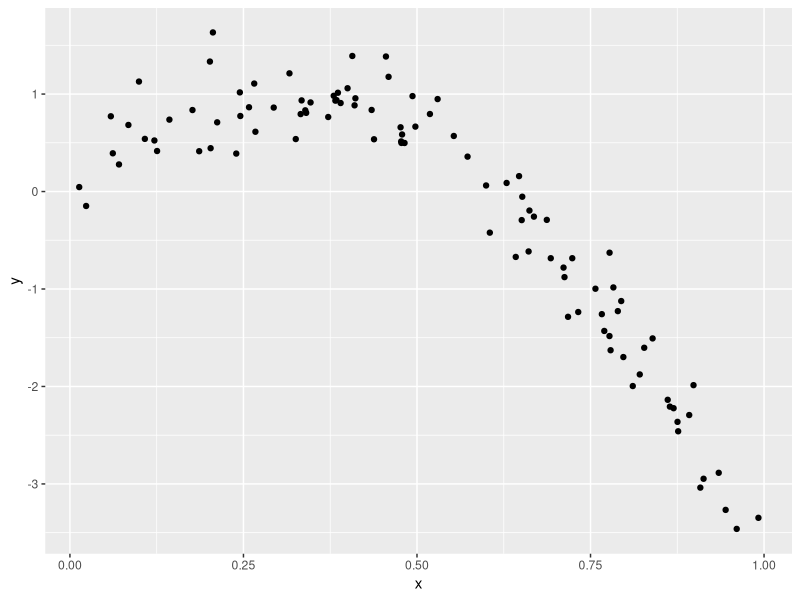
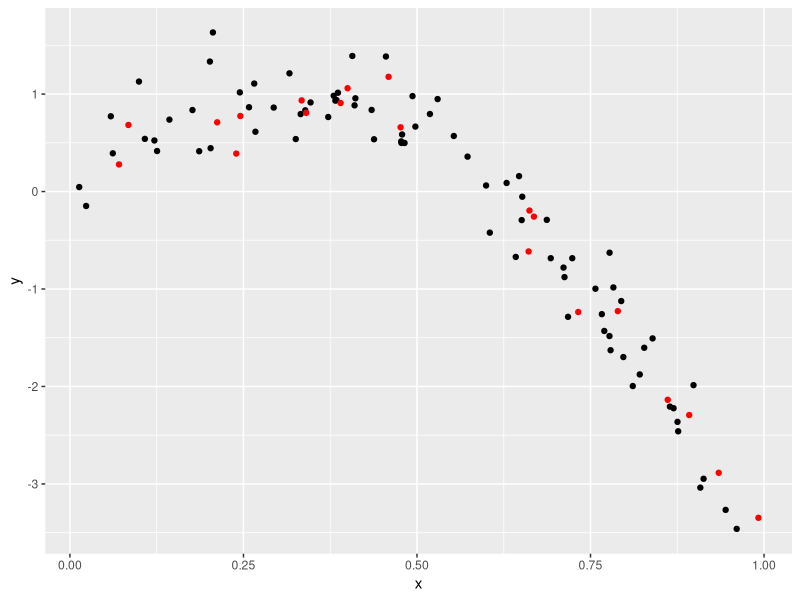
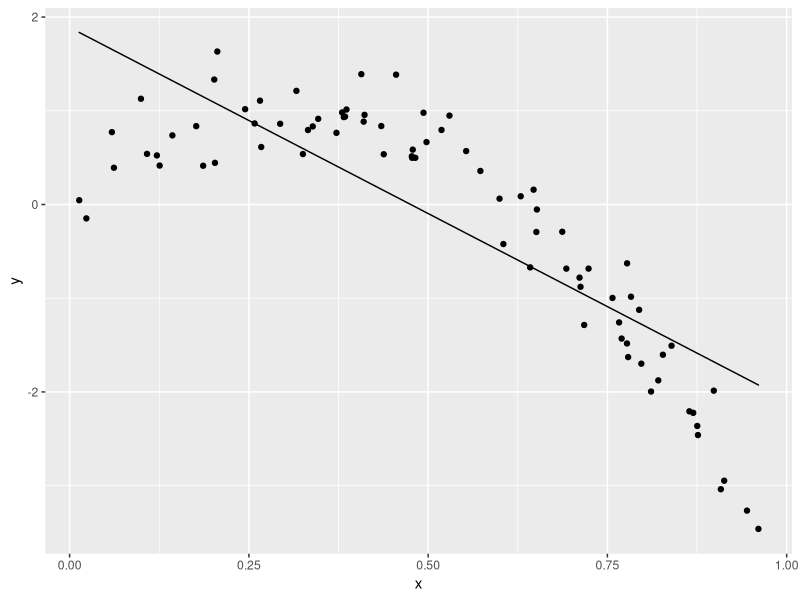
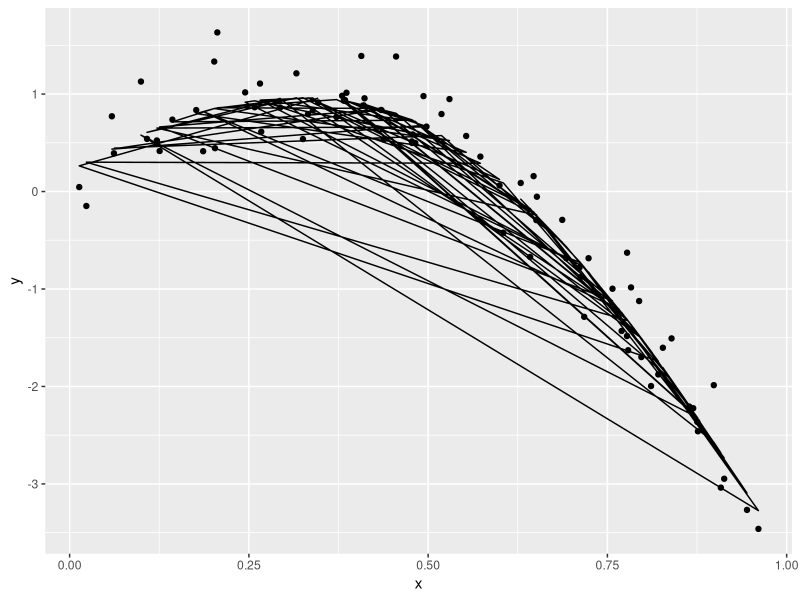
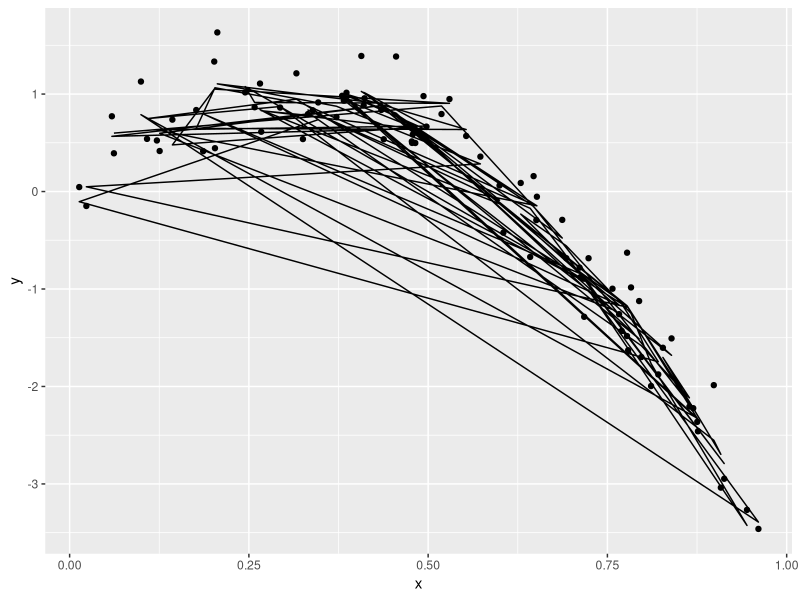

Write the R code that produced these figures, in order.
## ---- chunk 1
library(tidyverse)
set.seed(1)
library(modelr)
## ---- chunk 2
nonlin_df = 
  tibble(
    id =1:100,
    x = runif(100,0,1),
    y= 1-10*(x-.3)^2+rnorm(100,0,0.3)
  )

nonlin_df |> 
  ggplot(aes(x=x, y=y))+
  geom_point()
## ---- chunk 3
train_df = sample_n(nonlin_df, 80)
test_df = anti_join(nonlin_df, train_df, by = "id")
## ---- chunk 4
train_df |> 
  ggplot(aes(x=x, y=y))+
  geom_point()+
  geom_point(data = test_df, color = "red")
## ---- chunk 5
linear_mod = lm(y~x, data=train_df)
smooth_mod = mgcv::gam(y~s(x), data = train_df)
wiggly_mod = mgcv::gam(y ~s(x,k=30), sp = 10e-6, data = train_df)
## ---- chunk 6
train_df |> 
  modelr::add_predictions(linear_mod) |> 
  ggplot(aes(x=x, y =y))+
  geom_point()+
  geom_path(aes(y=pred))
## ---- chunk 7
train_df |> 
  modelr::add_predictions(smooth_mod) |> 
  ggplot(aes(x=x, y =y))+
  geom_point()+
  geom_path(aes(y=pred))

##this isn't visualizing correctly

## ---- chunk 8
train_df |> 
  modelr::add_predictions(wiggly_mod) |> 
  ggplot(aes(x=x, y =y))+
  geom_point()+
  geom_path(aes(y=pred))

##this isn't visualizing correctly
## ---- chunk 9
rmse(linear_mod, train_df)
rmse(smooth_mod, train_df)
rmse(wiggly_mod, train_df)

##you look at which of these models has the lowest rmse (this is the best fit to the data). HOWEVER you also have to think about how reproducible this is. This is a great fit for this data set, but how well is it going to fit when it comes to other datasets? This is when you use the test group.

rmse(linear_mod, test_df)
rmse(smooth_mod, test_df)
rmse(wiggly_mod, test_df)

##here, we see that smooth_mod is actually the best for the testing dataset, indicating that the wiggly_mod is only a good fit for the training dataset (not generalizable)

## ---- chunk 10

